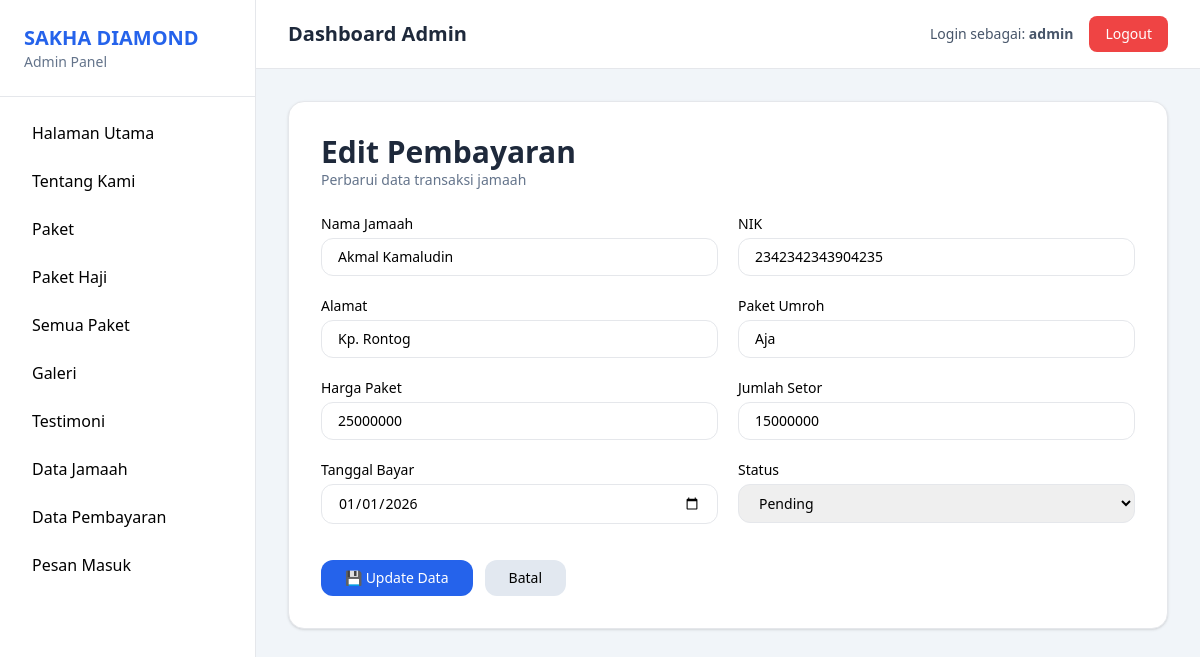
Page /Admin/dashboard.php?page=edit_pembayaran&id=2 (signed in) on the committed database.
### tables this page shows
CREATE TABLE `transaksi` (
  `id` int(11) NOT NULL,
  `nama` varchar(100) NOT NULL,
  `noKtp` varchar(20) NOT NULL,
  `alamat` text NOT NULL,
  `paketUmroh` varchar(100) NOT NULL,
  `hargaPaket` int(11) NOT NULL,
  `hargaSetor` int(11) NOT NULL,
  `tglBayar` date NOT NULL,
  `status` enum('Pending','Tervalidasi') DEFAULT 'Pending',
  `created_at` timestamp NOT NULL DEFAULT current_timestamp()
);

### Admin/edit_pembayaran.php (the view, shortened to what this page needs)
<?php
require_once "../config/koneksi.php";
$id = $_GET['id'] ?? null;
$data = mysqli_query($conn, "SELECT * FROM transaksi WHERE id='$id'");
$row = mysqli_fetch_assoc($data);
?>
<div class="max-w-4xl bg-white p-8 rounded-2xl shadow border">
    <div class="mb-6">
        <h2 class="text-3xl font-bold text-slate-800">Edit Pembayaran</h2>
        <p class="text-sm text-slate-500">Perbarui data transaksi jamaah</p>
    </div>
    <form method="post" class="grid grid-cols-1 md:grid-cols-2 gap-5 text-sm">
        <div>
            <label class="block mb-1">Nama Jamaah</label>
            <input type="text" name="nama" value="<?= htmlspecialchars($row['nama']); ?>" required
                class="w-full rounded-xl border px-4 py-2">
        </div>
        <div>
            <label class="block mb-1">NIK</label>
            <input type="number" name="noKtp" value="<?= $row['noKtp']; ?>" required
                class="w-full rounded-xl border px-4 py-2">
        </div>
        <div>
            <label class="block mb-1">Alamat</label>
            <input type="text" name="alamat" value="<?= htmlspecialchars($row['alamat']); ?>" required
                class="w-full rounded-xl border px-4 py-2">
        </div>
        <div>
            <label class="block mb-1">Paket Umroh</label>
            <input type="text" name="paketUmroh" value="<?= htmlspecialchars($row['paketUmroh']); ?>" required
                class="w-full rounded-xl border px-4 py-2">
        </div>
        <div>
            <label class="block mb-1">Harga Paket</label>
            <input type="number" name="hargaPaket" value="<?= $row['hargaPaket']; ?>" required
                class="w-full rounded-xl border px-4 py-2">
        </div>
        <div>
            <label class="block mb-1">Jumlah Setor</label>
            <input type="number" name="hargaSetor" value="<?= $row['hargaSetor']; ?>" required
                class="w-full rounded-xl border px-4 py-2">
        </div>
        <div>
            <label class="block mb-1">Tanggal Bayar</label>
            <input type="date" name="tglBayar" value="<?= $row['tglBayar']; ?>" required
                class="w-full rounded-xl border px-4 py-2">
        </div>
        <div>
            <label class="block mb-1">Status</label>
            <select name="status" class="w-full rounded-xl border px-4 py-2">
                <option value="Pending" <?= $row['status'] == 'Pending' ? 'selected' : ''; ?>>Pending</option>
            </select>
        </div>
        <div class="md:col-span-2 flex gap-3 pt-4">
            <button name="update" class="px-6 py-2 bg-blue-600 hover:bg-blue-700 text-white rounded-xl font-medium">
                💾 Update Data
            </button>
            <a href="dashboard.php?page=pembayaran" class="px-6 py-2 bg-slate-200 hover:bg-slate-300 rounded-xl">
                Batal
            </a>
        </div>
    </form>
</div>

### rows in the picture
transaksi: nama "Akmal Kamaludin", noKtp "2342342343904235", alamat "Kp. Rontog", paketUmroh "Aja", hargaPaket "25000000", hargaSetor "15000000", tglBayar "01/01/2026", status "Pending"

### other values in the picture
$_SESSION['admin'] "admin"
